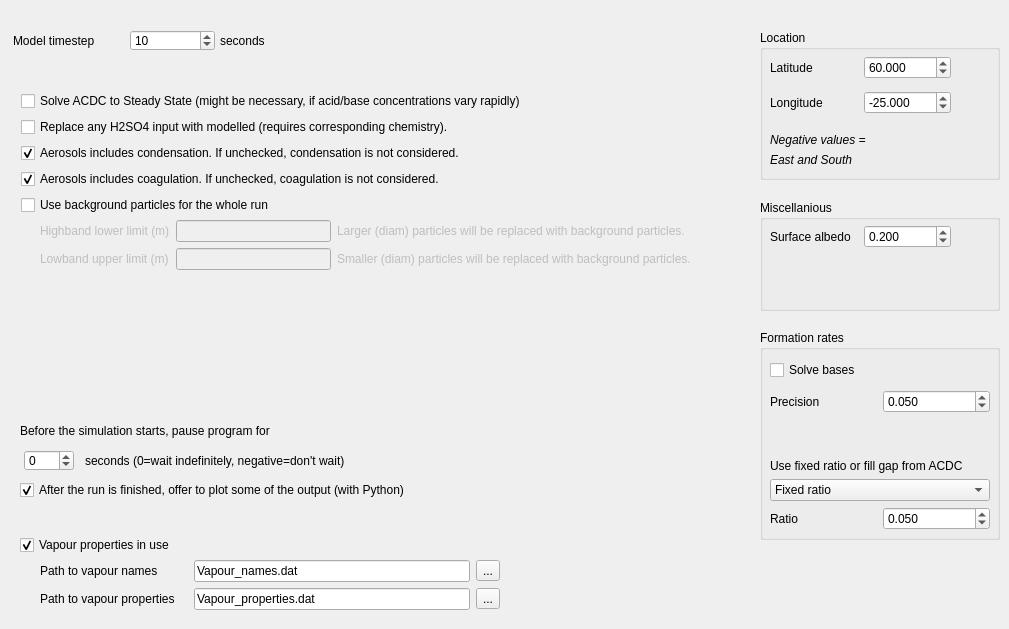
     <widget class="QWidget" name="tab_2">
      <attribute name="title">
       <string>Advanced</string>
      </attribute>
      <widget class="QLabel" name="label_17">
       <property name="geometry">
        <rect>
         <x>13</x>
         <y>30</y>
         <width>101</width>
         <height>21</height>
        </rect>
       </property>
       <property name="text">
        <string>Model timestep</string>
       </property>
      </widget>
      <widget class="QLabel" name="label_18">
       <property name="geometry">
        <rect>
         <x>220</x>
         <y>30</y>
         <width>56</width>
         <height>21</height>
        </rect>
       </property>
       <property name="text">
        <string>seconds</string>
       </property>
      </widget>
      <widget class="QSpinBox" name="dt">
       <property name="geometry">
        <rect>
         <x>130</x>
         <y>30</y>
         <width>85</width>
         <height>21</height>
        </rect>
       </property>
       <property name="maximum">
        <number>1000000</number>
       </property>
       <property name="value">
        <number>10</number>
       </property>
      </widget>
      <widget class="QCheckBox" name="acdc_solve_ss">
       <property name="geometry">
        <rect>
         <x>21</x>
         <y>91</y>
         <width>671</width>
         <height>20</height>
        </rect>
       </property>
       <property name="text">
        <string>Solve ACDC to Steady State (might be necessary, if acid/base concentrations vary rapidly)</string>
       </property>
       <property name="checked">
        <bool>false</bool>
       </property>
      </widget>
      <widget class="QCheckBox" name="model_h2so4">
       <property name="geometry">
        <rect>
         <x>21</x>
         <y>117</y>
         <width>671</width>
         <height>20</height>
        </rect>
       </property>
       <property name="text">
        <string>Replace any H2SO4 input with modelled (requires corresponding chemistry).</string>
       </property>
       <property name="checked">
        <bool>false</bool>
       </property>
      </widget>
      <widget class="QCheckBox" name="condensation">
       <property name="geometry">
        <rect>
         <x>21</x>
         <y>143</y>
         <width>671</width>
         <height>20</height>
        </rect>
       </property>
       <property name="text">
        <string>Aerosols includes condensation. If unchecked, condensation is not considered.</string>
       </property>
       <property name="checked">
        <bool>true</bool>
       </property>
      </widget>
      <widget class="QCheckBox" name="coagulation">
       <property name="geometry">
        <rect>
         <x>21</x>
         <y>169</y>
         <width>671</width>
         <height>20</height>
        </rect>
       </property>
       <property name="text">
        <string>Aerosols includes coagulation. If unchecked, coagulation is not considered.</string>
       </property>
       <property name="checked">
        <bool>true</bool>
       </property>
      </widget>
      <widget class="QCheckBox" name="use_dmps_special">
       <property name="enabled">
        <bool>true</bool>
       </property>
       <property name="geometry">
        <rect>
         <x>21</x>
         <y>195</y>
         <width>671</width>
         <height>20</height>
        </rect>
       </property>
       <property name="text">
        <string>Use background particles for the whole run</string>
       </property>
       <property name="checked">
        <bool>false</bool>
       </property>
      </widget>
      <widget class="QLabel" name="label_23">
       <property name="geometry">
        <rect>
         <x>20</x>
         <y>420</y>
         <width>671</width>
         <height>21</height>
        </rect>
       </property>
       <property name="text">
        <string>Before the simulation starts, pause program for </string>
       </property>
      </widget>
      <widget class="QSpinBox" name="wait_for">
       <property name="geometry">
        <rect>
         <x>24</x>
         <y>450</y>
         <width>50</width>
         <height>21</height>
        </rect>
       </property>
       <property name="minimum">
        <number>-1</number>
       </property>
       <property name="maximum">
        <number>1000000</number>
       </property>
       <property name="value">
        <number>0</number>
       </property>
      </widget>
      <widget class="QLabel" name="label_24">
       <property name="geometry">
        <rect>
         <x>85</x>
         <y>450</y>
         <width>611</width>
         <height>21</height>
        </rect>
       </property>
       <property name="text">
        <string>seconds (0=wait indefinitely, negative=don't wait)</string>
       </property>
      </widget>
      <widget class="QCheckBox" name="python">
       <property name="geometry">
        <rect>
         <x>20</x>
         <y>480</y>
         <width>671</width>
         <height>20</height>
        </rect>
       </property>
       <property name="text">
        <string>After the run is finished, offer to plot some of the output (with Python)</string>
       </property>
       <property name="checked">
        <bool>true</bool>
       </property>
      </widget>
      <widget class="QGroupBox" name="groupBox_3">
       <property name="geometry">
        <rect>
         <x>760</x>
         <y>30</y>
         <width>240</width>
         <height>150</height>
        </rect>
       </property>
       <property name="font">
        <font>
         <weight>50</weight>
         <bold>false</bold>
        </font>
       </property>
       <property name="title">
        <string>Location</string>
       </property>
       <widget class="QWidget" name="layoutWidget">
        <property name="geometry">
         <rect>
          <x>10</x>
          <y>20</y>
          <width>181</width>
          <height>71</height>
         </rect>
        </property>
        <layout class="QGridLayout" name="gridLayout_3">
         <item row="0" column="0">
          <widget class="QLabel" name="label_25">
           <property name="text">
            <string>Latitude</string>
           </property>
          </widget>
         </item>
         <item row="0" column="1">
          <widget class="QDoubleSpinBox" name="lat">
           <property name="decimals">
            <number>3</number>
           </property>
           <property name="minimum">
            <double>-90.000000000000000</double>
           </property>
           <property name="maximum">
            <double>90.000000000000000</double>
           </property>
           <property name="singleStep">
            <double>1.000000000000000</double>
           </property>
           <property name="value">
            <double>60.000000000000000</double>
           </property>
          </widget>
         </item>
         <item row="1" column="0">
          <widget class="QLabel" name="label_9">
           <property name="text">
            <string>Longitude</string>
           </property>
          </widget>
         </item>
         <item row="1" column="1">
          <widget class="QDoubleSpinBox" name="lon">
           <property name="decimals">
            <number>3</number>
           </property>
           <property name="minimum">
            <double>-180.000000000000000</double>
           </property>
           <property name="maximum">
            <double>180.000000000000000</double>
           </property>
           <property name="singleStep">
            <double>1.000000000000000</double>
           </property>
           <property name="value">
            <double>-25.000000000000000</double>
           </property>
          </widget>
         </item>
        </layout>
       </widget>
       <widget class="QLabel" name="label_29">
        <property name="geometry">
         <rect>
          <x>10</x>
          <y>100</y>
          <width>161</width>
          <height>20</height>
         </rect>
        </property>
        <property name="font">
         <font>
          <italic>true</italic>
         </font>
        </property>
        <property name="text">
         <string>Negative values =</string>
        </property>
        <property name="wordWrap">
         <bool>true</bool>
        </property>
       </widget>
       <widget class="QLabel" name="label_30">
        <property name="geometry">
         <rect>
          <x>10</x>
          <y>120</y>
          <width>161</width>
          <height>20</height>
         </rect>
        </property>
        <property name="font">
         <font>
          <italic>true</italic>
         </font>
        </property>
        <property name="text">
         <string>East and South</string>
        </property>
        <property name="wordWrap">
         <bool>true</bool>
        </property>
       </widget>
      </widget>
      <widget class="QGroupBox" name="groupBox_4">
       <property name="geometry">
        <rect>
         <x>760</x>
         <y>330</y>
         <width>240</width>
         <height>210</height>
        </rect>
       </property>
       <property name="font">
        <font>
         <weight>50</weight>
         <bold>false</bold>
        </font>
       </property>
       <property name="title">
        <string>Formation rates</string>
       </property>
       <widget class="QCheckBox" name="resolve_base">
        <property name="enabled">
         <bool>true</bool>
        </property>
        <property name="geometry">
         <rect>
          <x>10</x>
          <y>30</y>
          <width>179</width>
          <height>20</height>
         </rect>
        </property>
        <property name="font">
         <font>
          <weight>50</weight>
          <bold>false</bold>
         </font>
        </property>
        <property name="text">
         <string>Solve bases</string>
        </property>
        <property name="checkable">
         <bool>true</bool>
        </property>
        <property name="checked">
         <bool>false</bool>
        </property>
       </widget>
       <widget class="QFrame" name="frameBase">
        <property name="enabled">
         <bool>true</bool>
        </property>
        <property name="geometry">
         <rect>
          <x>10</x>
          <y>50</y>
          <width>220</width>
          <height>151</height>
         </rect>
        </property>
        <property name="frameShape">
         <enum>QFrame::NoFrame</enum>
        </property>
        <property name="frameShadow">
         <enum>QFrame::Raised</enum>
        </property>
        <widget class="QWidget" name="layoutWidget_2">
         <property name="geometry">
          <rect>
           <x>0</x>
           <y>10</y>
           <width>220</width>
           <height>140</height>
          </rect>
         </property>
         <layout class="QGridLayout" name="gridLayout_4">
          <item row="0" column="0">
           <widget class="QLabel" name="label_26">
            <property name="enabled">
             <bool>true</bool>
            </property>
            <property name="text">
             <string>Precision</string>
            </property>
           </widget>
          </item>
          <item row="3" column="0" colspan="2">
           <widget class="QComboBox" name="fill_formation_with">
            <property name="enabled">
             <bool>true</bool>
            </property>
            <item>
             <property name="text">
              <string>Fixed ratio</string>
             </property>
            </item>
            <item>
             <property name="text">
              <string>Fill with DMA</string>
             </property>
            </item>
            <item>
             <property name="text">
              <string>Fill with NH3</string>
             </property>
            </item>
           </widget>
          </item>
          <item row="0" column="1">
           <widget class="QDoubleSpinBox" name="resolve_base_precision">
            <property name="enabled">
             <bool>true</bool>
            </property>
            <property name="decimals">
             <number>3</number>
            </property>
            <property name="maximum">
             <double>2.000000000000000</double>
            </property>
            <property name="singleStep">
             <double>0.010000000000000</double>
            </property>
            <property name="value">
             <double>0.050000000000000</double>
            </property>
           </widget>
          </item>
          <item row="4" column="1">
           <widget class="QDoubleSpinBox" name="dma_f">
            <property name="enabled">
             <bool>true</bool>
            </property>
            <property name="decimals">
             <number>3</number>
            </property>
            <property name="maximum">
             <double>2.000000000000000</double>
            </property>
            <property name="singleStep">
             <double>0.010000000000000</double>
            </property>
            <property name="value">
             <double>0.050000000000000</double>
            </property>
           </widget>
          </item>
          <item row="2" column="0" colspan="2">
           <widget class="QLabel" name="label_28">
            <property name="enabled">
             <bool>true</bool>
            </property>
            <property name="text">
             <string>Use fixed ratio or fill gap from ACDC</string>
            </property>
            <property name="wordWrap">
             <bool>true</bool>
            </property>
           </widget>
          </item>
          <item row="4" column="0">
           <widget class="QLabel" name="label_27">
            <property name="enabled">
             <bool>true</bool>
            </property>
            <property name="text">
             <string>Ratio</string>
            </property>
           </widget>
          </item>
          <item row="1" column="0">
           <spacer name="verticalSpacer_2">
            <property name="orientation">
             <enum>Qt::Vertical</enum>
            </property>
            <property name="sizeHint" stdset="0">
             <size>
              <width>20</width>
              <height>40</height>
             </size>
            </property>
           </spacer>
          </item>
         </layout>
        </widget>
       </widget>
      </widget>
      <widget class="QGroupBox" name="groupBox_6">
       <property name="geometry">
        <rect>
         <x>760</x>
         <y>200</y>
         <width>240</width>
         <height>111</height>
        </rect>
       </property>
       <property name="font">
        <font>
         <weight>50</weight>
         <bold>false</bold>
        </font>
       </property>
       <property name="title">
        <string>Miscellanious</string>
       </property>
       <widget class="QGroupBox" name="groupBox_7">
        <property name="geometry">
         <rect>
          <x>10</x>
          <y>110</y>
          <width>181</width>
          <height>61</height>
         </rect>
        </property>
        <property name="font">
         <font>
          <weight>50</weight>
          <bold>false</bold>
         </font>
        </property>
        <property name="title">
         <string>Location</string>
        </property>
        <widget class="QWidget" name="layoutWidget_4">
         <property name="geometry">
          <rect>
           <x>10</x>
           <y>22</y>
           <width>166</width>
           <height>71</height>
          </rect>
         </property>
         <layout class="QGridLayout" name="gridLayout_6">
          <item row="0" column="0">
           <widget class="QLabel" name="label_31">
            <property name="text">
             <string>Latitude</string>
            </property>
           </widget>
          </item>
          <item row="0" column="1">
           <widget class="QDoubleSpinBox" name="doubleSpinBox_7">
            <property name="decimals">
             <number>3</number>
            </property>
            <property name="minimum">
             <double>-90.000000000000000</double>
            </property>
            <property name="maximum">
             <double>90.000000000000000</double>
            </property>
            <property name="singleStep">
             <double>1.000000000000000</double>
            </property>
            <property name="value">
             <double>60.000000000000000</double>
            </property>
           </widget>
          </item>
          <item row="1" column="0">
           <widget class="QLabel" name="label_32">
            <property name="text">
             <string>Longitude</string>
            </property>
           </widget>
          </item>
          <item row="1" column="1">
           <widget class="QDoubleSpinBox" name="doubleSpinBox_8">
            <property name="decimals">
             <number>3</number>
            </property>
            <property name="minimum">
             <double>-180.000000000000000</double>
            </property>
            <property name="maximum">
             <double>180.000000000000000</double>
            </property>
            <property name="singleStep">
             <double>1.000000000000000</double>
            </property>
            <property name="value">
             <double>-25.000000000000000</double>
            </property>
           </widget>
          </item>
         </layout>
        </widget>
       </widget>
       <widget class="QWidget" name="layoutWidget_5">
        <property name="geometry">
         <rect>
          <x>10</x>
          <y>22</y>
          <width>181</width>
          <height>30</height>
         </rect>
        </property>
        <layout class="QGridLayout" name="gridLayout_7">
         <item row="0" column="0">
          <widget class="QLabel" name="label_33">
           <property name="text">
            <string>Surface albedo</string>
           </property>
          </widget>
         </item>
         <item row="0" column="1">
          <widget class="QDoubleSpinBox" name="ch_albedo">
           <property name="decimals">
            <number>3</number>
           </property>
           <property name="minimum">
            <double>0.000000000000000</double>
           </property>
           <property name="maximum">
            <double>1.000000000000000</double>
           </property>
           <property name="singleStep">
            <double>1.000000000000000</double>
           </property>
           <property name="value">
            <double>0.200000000000000</double>
           </property>
          </widget>
         </item>
        </layout>
       </widget>
      </widget>
      <widget class="QWidget" name="layoutWidget">
       <property name="geometry">
        <rect>
         <x>40</x>
         <y>220</y>
         <width>651</width>
         <height>50</height>
        </rect>
       </property>
       <layout class="QGridLayout" name="gridLayout_11">
        <item row="0" column="0">
         <widget class="QLabel" name="label_19">
          <property name="enabled">
           <bool>false</bool>
          </property>
          <property name="text">
           <string>Highband lower limit (m)</string>
          </property>
         </widget>
        </item>
        <item row="0" column="1">
         <widget class="QLineEdit" name="dmps_highband_lower_limit">
          <property name="enabled">
           <bool>false</bool>
          </property>
         </widget>
        </item>
        <item row="0" column="2">
         <widget class="QLabel" name="label_20">
          <property name="enabled">
           <bool>false</bool>
          </property>
          <property name="text">
           <string>Larger (diam) particles will be replaced with background particles.</string>
          </property>
         </widget>
        </item>
        <item row="1" column="0">
         <widget class="QLabel" name="label_21">
          <property name="enabled">
           <bool>false</bool>
          </property>
          <property name="text">
           <string>Lowband upper limit (m)</string>
          </property>
         </widget>
        </item>
        <item row="1" column="1">
         <widget class="QLineEdit" name="dmps_lowband_upper_limit">
          <property name="enabled">
           <bool>false</bool>
          </property>
         </widget>
        </item>
        <item row="1" column="2">
         <widget class="QLabel" name="label_22">
          <property name="enabled">
           <bool>false</bool>
          </property>
          <property name="text">
           <string>Smaller (diam) particles will be replaced with background particles.</string>
          </property>
         </widget>
        </item>
       </layout>
      </widget>
      <widget class="QCheckBox" name="vap_logical">
       <property name="geometry">
        <rect>
         <x>20</x>
         <y>530</y>
         <width>420</width>
         <height>30</height>
        </rect>
       </property>
       <property name="text">
        <string>Vapour properties in use</string>
       </property>
       <property name="checked">
        <bool>true</bool>
       </property>
      </widget>
      <widget class="QFrame" name="frameVap">
       <property name="geometry">
        <rect>
         <x>30</x>
         <y>560</y>
         <width>470</width>
         <height>60</height>
        </rect>
       </property>
       <property name="frameShape">
        <enum>QFrame::NoFrame</enum>
       </property>
       <property name="frameShadow">
        <enum>QFrame::Raised</enum>
       </property>
       <widget class="QWidget" name="layoutWidget">
        <property name="geometry">
         <rect>
          <x>10</x>
          <y>0</y>
          <width>460</width>
          <height>50</height>
         </rect>
        </property>
        <layout class="QGridLayout" name="gridLayout_13">
         <item row="0" column="0">
          <widget class="QLabel" name="label_51">
           <property name="text">
            <string>Path to vapour names</string>
           </property>
          </widget>
         </item>
         <item row="0" column="1">
          <widget class="QLineEdit" name="vap_names">
           <property name="font">
            <font>
             <weight>50</weight>
             <bold>false</bold>
            </font>
           </property>
           <property name="text">
            <string>Vapour_names.dat</string>
           </property>
          </widget>
         </item>
         <item row="0" column="2">
          <widget class="QToolButton" name="butVapourNames">
           <property name="font">
            <font>
             <weight>50</weight>
             <bold>false</bold>
            </font>
           </property>
           <property name="text">
            <string>...</string>
           </property>
          </widget>
         </item>
         <item row="1" column="0">
          <widget class="QLabel" name="label_50">
           <property name="text">
            <string>Path to vapour properties    </string>
           </property>
          </widget>
         </item>
         <item row="1" column="1">
          <widget class="QLineEdit" name="vap_props">
           <property name="font">
            <font>
             <weight>50</weight>
             <bold>false</bold>
            </font>
           </property>
           <property name="text">
            <string>Vapour_properties.dat</string>
           </property>
          </widget>
         </item>
         <item row="1" column="2">
          <widget class="QToolButton" name="butVapour">
           <property name="font">
            <font>
             <weight>50</weight>
             <bold>false</bold>
            </font>
           </property>
           <property name="text">
            <string>...</string>
           </property>
          </widget>
         </item>
        </layout>
       </widget>
      </widget>
     </widget>
